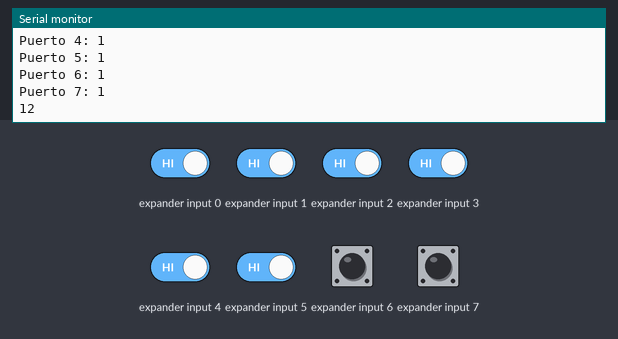
This sketch was run on a simulated Arduino Uno, built with avr-gcc and run on an emulated ATmega328P. Shown: the last lines printed to the serial monitor. Wiring (inferred from the names in the program): input shift register (74HC165): load pin 13; clock pin 12; serial out pin 11. The test bench sets the inputs (shaded band); at power-on: expander input 0–7 HIGH.

Above: at 3.4 s.
3.5 s: expander input 0 driven LOW
5.0 s: expander input 1 driven LOW
At 5.58 s:
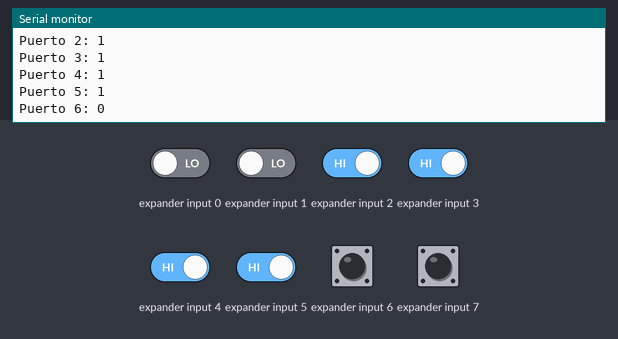
6.5 s: expander input 2 driven LOW
At 6.87 s:
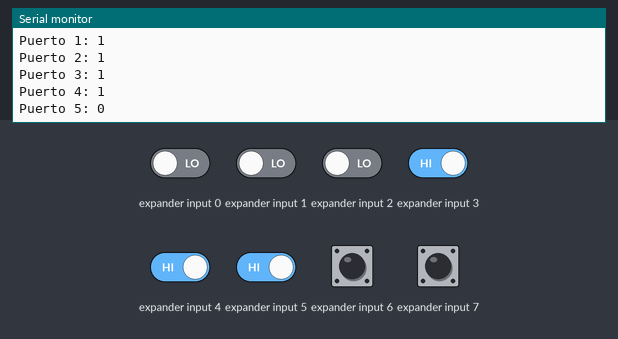
8.0 s: expander input 3 driven LOW
At 9.48 s:
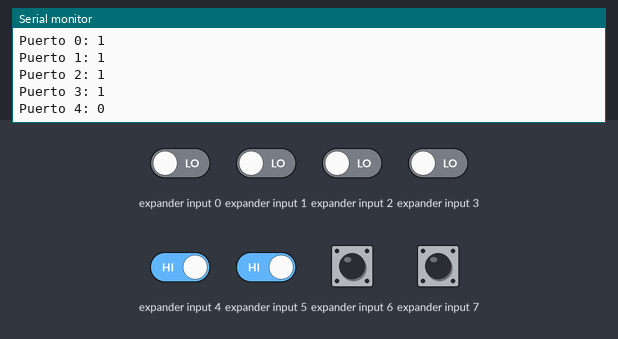
9.5 s: expander input 4 driven LOW
At 10.76 s:
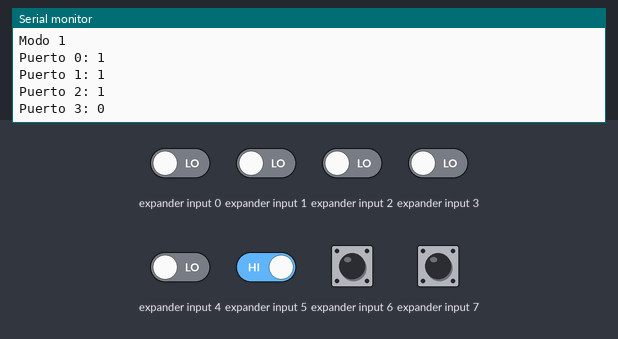
11.0 s: expander input 5 driven LOW
At 12.04 s:
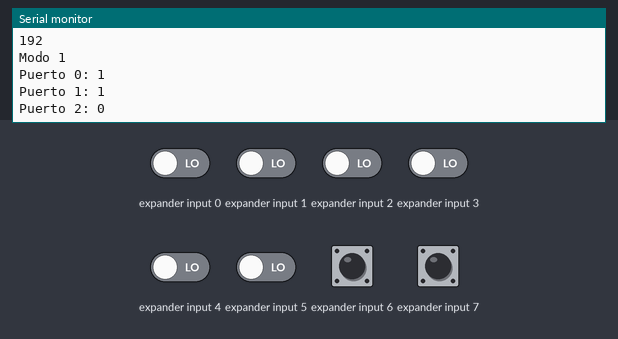
Timing chart, 0 to 13.5 s (numbered marks = the images above; inputs shaded):
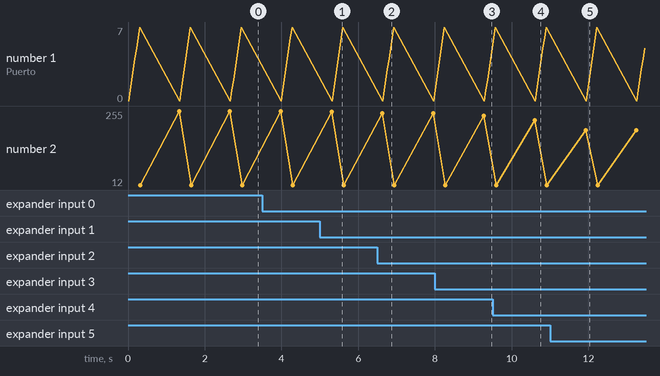

The sketch:

74HC165.ino
```cpp
/*
 * Shift Register de entrada
 * Lee los valores de sus 8 entradas en paralelo y las carga en su memoria, tras esto permite mandarlas de manera serie usando una señal de reloj
 * http://picrobot.blogspot.com.es/2008/11/shift-register-que-son-y-como-se-usan.html
 *
 * SSXDan 25/11/2016
 */

const int clk = 12;    // Reloj que marta el ritmo de la salida de datos.
const int load = 13;   // Cuando se pone a 0 se cargan los valores de las patas en memoria.
const int out = 11;    // Salida de los registros.


void setup() {
  // Inicar puertos:
  pinMode(clk, OUTPUT);
  pinMode(load, OUTPUT);
  pinMode(out, INPUT);

  Serial.begin(9600);


}

void loop() {
  Serial.println("Modo 1");
  Serial.println(leeRegistro());
  delay(1000);
  Serial.println();
  Serial.println("Modo2");
  Serial.println(leeRegistro2());


}

int leeRegistro2(){
  //Load a 0 para cargar los valores en los registros internos.
  digitalWrite(load, LOW);
  delayMicroseconds(500);
  //Load a 1 ya se han cargado los valores.
  digitalWrite(load, HIGH);

  return shiftIn(out, clk, MSBFIRST);

}

int leeRegistro(){
  //Variables auxiliares.
  int numRegistros = 8;
  int posicion = 0;
  int valores = 0;

  //Load a 0 para cargar los valores en los registros internos.
  digitalWrite(load, LOW);
  delayMicroseconds(500);
  //Load a 1 ya se han cargado los valores.
  digitalWrite(load, HIGH);

  //Leer las posiciones y muestre el valor de cada una.
  for( posicion=0; posicion<=7; ++posicion ){

      //Cargamos el valor que hay en el puerto de entrada.
      valores <<= 1;
      valores += digitalRead(out);
      delay(20);
      Serial.println("Puerto " + (String)posicion + ": " + digitalRead(out));

      //Generamos un ciclo de reloj para que el 74HC65, nos muestre el valor del siguiente registro.
      digitalWrite(clk, LOW);
      delay(20);
      digitalWrite(clk, HIGH);
  }

}
```

Measured:
- after the input at 5.0 s, the serial monitor: prints a new line after 0.30 s (image 1)
- after the input at 6.5 s, the serial monitor: prints a new line after 0.13 s (image 2)
- after the input at 8.0 s, the serial monitor: prints a new line after 1.3 s (image 3)
- after the input at 9.5 s, the serial monitor: prints a new line after 1.1 s (image 4)
- after the input at 11.0 s, the serial monitor: prints a new line after 0.92 s (image 5)
- plotted number 2: 12 → 248 after the input at 6.5 s, 248 → 240 after the input at 8.0 s, 12 → 192 after the input at 11.0 s
